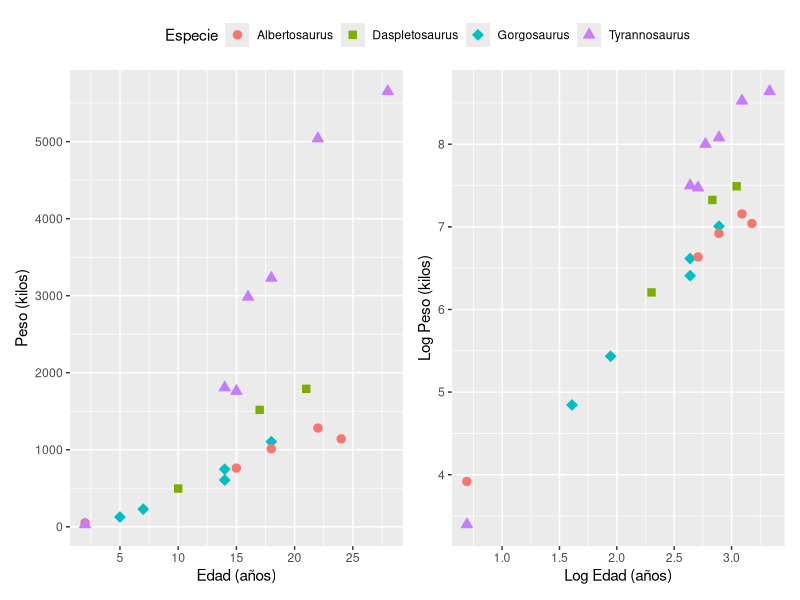

This chart was generated by the following R code:
## ---- chunk 1
    #| warning: false
    #| cache: true
    #| echo: false
    #| fig.cap: "Agregar algo de texto..."
    #| fig.width: 9
    #| fig.height: 5
    #| label: fig-dinos

    library(dplyr)
    library(ggplot2)
    library(patchwork)

    data <- readr::read_csv(here::here("datos", "Erickson.csv"))
    data$Escala <- "original"

    data <- data |> 
        bind_rows(
            data |>
                mutate(
                    Age = log(Age), 
                    Mass = log(Mass), 
                    Escala = "log"
                )
        )

    plt_1 <- data |> 
        filter(Escala == "original") |> 
        ggplot(aes(x = Age, y = Mass, color = Taxon)) +
        #geom_smooth(method = "gam", se = FALSE, linewidth = 0.8) + 
        geom_point(aes(shape = Taxon, fill = Taxon), size = 2.5) +
        scale_x_continuous(name = "Edad (años)", seq(5, 25, by = 5)) +
        scale_y_continuous(name = "Peso (kilos)", seq(0, 5000, by = 1000)) +
        scale_shape_manual(values = 21:24) +
        guides(
            color = guide_legend(title = "Especie"), 
            shape = guide_legend(title = "Especie"),
            fill = guide_legend(title = "Especie")
        )

    plt_2 <- data |> 
        filter(Escala == "log") |> 
        ggplot(aes(x = Age, y = Mass, color = Taxon)) +
        #geom_smooth(method = "lm", se = FALSE, linewidth = 0.8) + 
        geom_point(aes(shape = Taxon, fill = Taxon), size = 2.5) +
        scale_x_continuous(name = "Log Edad (años)", seq(1, 3, by = 0.5)) +
        scale_y_continuous(name = "Log Peso (kilos)", seq(4, 8, by = 1)) +
        scale_shape_manual(values = 21:24) +
        guides(
            color = guide_legend(title = "Especie"), 
            shape = guide_legend(title = "Especie"),
            fill = guide_legend(title = "Especie")
        )
    plt <- (plt_1 | plt_2) + plot_layout(guides = "collect") & theme(legend.position = "top")
    plt
